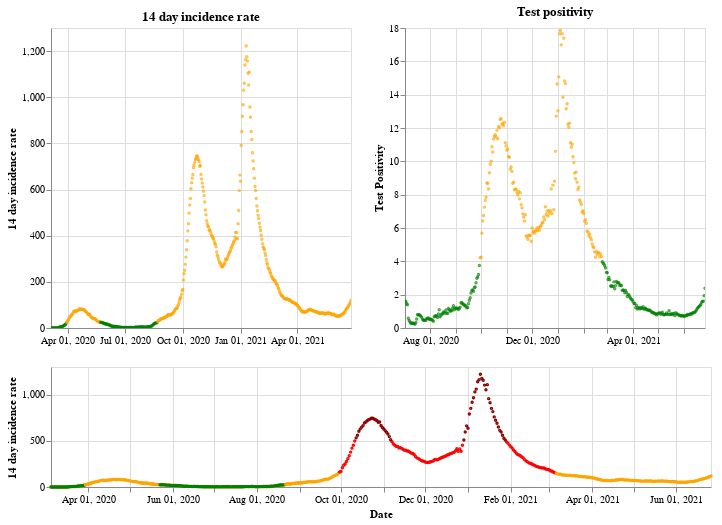

Here is the notebook cell this chart was saved with:
### Markdown cell above
## Northern Ireland

### Code cell
plot_traffic_light('Northern Ireland')

### Figure 1 — Vega-Lite specification as saved in the notebook (floating-point values rounded to 4 significant figures; data arrays with more than 128 entries replaced by an {"elided": "..."} marker saying what was removed)
{"config": {"view": {"continuousWidth": 400, "continuousHeight": 300}}, "vconcat": [{"hconcat": [{"mark": {"type": "point", "size": 2}, "encoding": {"color": {"condition": {"value": "green", "test": "(datum.twoWeeklyCasesRate <= 25)"}, "value": "orange"}, "tooltip": [{"type": "nominal", "field": "areaName"}, {"type": "temporal", "field": "date"}, {"type": "quantitative", "field": "twoWeeklyCasesRate"}, {"type": "quantitative", "field": "testPositivity"}], "x": {"type": "temporal", "axis": {"title": ""}, "field": "date", "scale": {"domain": {"selection": "DateBrush"}}, "timeUnit": "yearmonthdate"}, "y": {"type": "quantitative", "axis": {"title": "14 day incidence rate"}, "field": "twoWeeklyCasesRate"}}, "title": "14 day incidence rate", "width": 300}, {"mark": {"type": "point", "size": 2}, "encoding": {"color": {"condition": {"value": "green", "test": "(datum.testPositivity <= 4)"}, "value": "orange"}, "tooltip": [{"type": "nominal", "field": "areaName"}, {"type": "temporal", "field": "date"}, {"type": "quantitative", "field": "twoWeeklyCasesRate"}, {"type": "quantitative", "field": "testPositivity"}], "x": {"type": "temporal", "axis": {"title": ""}, "field": "date", "scale": {"domain": {"selection": "DateBrush"}}, "timeUnit": "yearmonthdate"}, "y": {"type": "quantitative", "axis": {"title": "Test Positivity"}, "field": "testPositivity"}}, "title": "Test positivity", "width": 300}]}, {"layer": [{"mark": {"type": "point", "size": 2}, "encoding": {"color": {"condition": {"value": "orange", "test": "((50 && datum.twoWeeklyCasesRate) < 150)"}, "value": "red"}, "opacity": {"condition": {"value": 1, "test": "((50 && datum.twoWeeklyCasesRate) < 500)"}, "value": 0}, "tooltip": [{"type": "nominal", "field": "areaName"}, {"type": "temporal", "field": "date"}, {"type": "quantitative", "field": "twoWeeklyCasesRate"}, {"type": "quantitative", "field": "testPositivity"}], "x": {"type": "temporal", "axis": {"title": "Date"}, "field": "date", "timeUnit": "yearmonthdate"}, "y": {"type": "quantitative", "axis": {"title": "14 day incidence rate"}, "field": "twoWeeklyCasesRate"}}, "selection": {"DateBrush": {"type": "interval", "encodings": ["x"], "fields": ["Time"]}}}, {"mark": {"type": "point", "size": 2}, "encoding": {"color": {"value": "darkred"}, "opacity": {"condition": {"value": 1, "test": "(datum.twoWeeklyCasesRate >= 500)"}, "value": 0}, "tooltip": [{"type": "nominal", "field": "areaName"}, {"type": "temporal", "field": "date"}, {"type": "quantitative", "field": "twoWeeklyCasesRate"}, {"type": "quantitative", "field": "testPositivity"}], "x": {"type": "temporal", "axis": {"title": "Date"}, "field": "date", "timeUnit": "yearmonthdate"}, "y": {"type": "quantitative", "axis": {"title": "14 day incidence rate"}, "field": "twoWeeklyCasesRate"}}}, {"mark": {"type": "point", "size": 2}, "encoding": {"color": {"condition": {"value": "green", "test": "((4 && datum.twoWeeklyCasesRate) < 25)"}, "value": "orange"}, "opacity": {"condition": {"value": 1, "test": "(datum.twoWeeklyCasesRate < 50)"}, "value": 0}, "tooltip": [{"type": "nominal", "field": "areaName"}, {"type": "temporal", "field": "date"}, {"type": "quantitative", "field": "twoWeeklyCasesRate"}, {"type": "quantitative", "field": "testPositivity"}], "x": {"type": "temporal", "axis": {"title": "Date"}, "field": "date", "timeUnit": "yearmonthdate"}, "y": {"type": "quantitative", "axis": {"title": "14 day incidence rate"}, "field": "twoWeeklyCasesRate"}}}], "height": 120, "width": 660}], "data": {"name": "data-c8361f3952b49adf39f690b4f61c6db1"}, "$schema": "https://vega.github.io/schema/vega-lite/v4.8.1.json", "datasets": {"data-c8361f3952b49adf39f690b4f61c6db1": {"elided": "479 records"}}}
